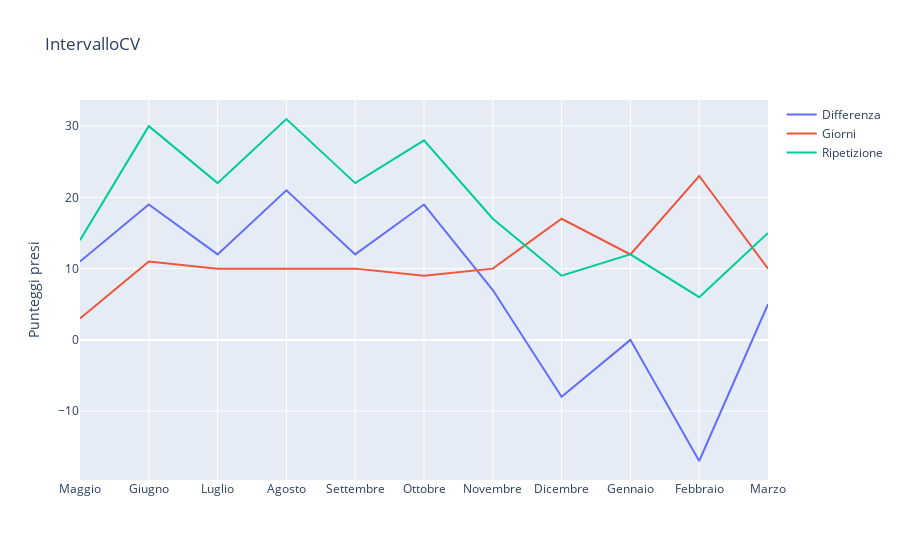

This figure's notebook cell:
### Code cell
fig = go.Figure()
fig.add_trace(go.Scatter(x=tutti_i_mesi, y=intervalloCV_differenze, mode='lines', name='Differenza'))
fig.add_trace(go.Scatter(x=tutti_i_mesi, y=intervalloCV_chiavi, mode='lines', name='Giorni'))
fig.add_trace(go.Scatter(x=tutti_i_mesi, y=intervalloCV_valori, mode='lines', name='Ripetizione'))

fig.update_layout(
    title='IntervalloCV',
    xaxis=dict(title=''),
    yaxis=dict(title='Punteggi presi')
)

fig.show()

### Figure 1 — Plotly figure (JSON) as saved in the notebook; plotly's stock layout.template omitted (floating-point values rounded to 4 significant figures)
{"data": [{"mode": "lines", "name": "Differenza", "type": "scatter", "x": ["Maggio", "Giugno", "Luglio", "Agosto", "Settembre", "Ottobre", "Novembre", "Dicembre", "Gennaio", "Febbraio", "Marzo"], "y": [11, 19, 12, 21, 12, 19, 7, -8, 0, -17, 5]}, {"mode": "lines", "name": "Giorni", "type": "scatter", "x": ["Maggio", "Giugno", "Luglio", "Agosto", "Settembre", "Ottobre", "Novembre", "Dicembre", "Gennaio", "Febbraio", "Marzo"], "y": [3, 11, 10, 10, 10, 9, 10, 17, 12, 23, 10]}, {"mode": "lines", "name": "Ripetizione", "type": "scatter", "x": ["Maggio", "Giugno", "Luglio", "Agosto", "Settembre", "Ottobre", "Novembre", "Dicembre", "Gennaio", "Febbraio", "Marzo"], "y": [14, 30, 22, 31, 22, 28, 17, 9, 12, 6, 15]}], "layout": {"title": {"text": "IntervalloCV"}, "xaxis": {"title": {"text": ""}}, "yaxis": {"title": {"text": "Punteggi presi"}}}}
